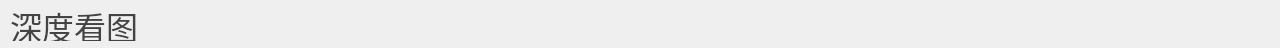
<?xml version="1.0" encoding="UTF-8"?>
<ui version="4.0">
 <class>TopMenu</class>
 <widget class="QWidget" name="TopMenu">
  <property name="geometry">
   <rect>
    <x>0</x>
    <y>0</y>
    <width>1280</width>
    <height>48</height>
   </rect>
  </property>
  <property name="windowTitle">
   <string>Form</string>
  </property>
  <widget class="QLabel" name="label">
   <property name="geometry">
    <rect>
     <x>0</x>
     <y>0</y>
     <width>1280</width>
     <height>48</height>
    </rect>
   </property>
   <property name="text">
    <string/>
   </property>
  </widget>
  <widget class="QLabel" name="label_title">
   <property name="geometry">
    <rect>
     <x>10</x>
     <y>10</y>
     <width>181</width>
     <height>31</height>
    </rect>
   </property>
   <property name="font">
    <font>
     <family>微软雅黑</family>
     <pointsize>24</pointsize>
     <weight>9</weight>
     <italic>false</italic>
     <bold>false</bold>
    </font>
   </property>
   <property name="styleSheet">
    <string notr="true">color: rgb(67, 67, 67);
font: 75 24pt &quot;微软雅黑&quot;;</string>
   </property>
   <property name="text">
    <string>深度看图</string>
   </property>
  </widget>
  <widget class="QLabel" name="label_edit">
   <property name="geometry">
    <rect>
     <x>1212</x>
     <y>0</y>
     <width>68</width>
     <height>48</height>
    </rect>
   </property>
   <property name="text">
    <string/>
   </property>
  </widget>
  <widget class="QLabel" name="label_view">
   <property name="geometry">
    <rect>
     <x>1144</x>
     <y>0</y>
     <width>68</width>
     <height>48</height>
    </rect>
   </property>
   <property name="text">
    <string/>
   </property>
  </widget>
  <widget class="QLabel" name="label_ret">
   <property name="geometry">
    <rect>
     <x>1076</x>
     <y>0</y>
     <width>68</width>
     <height>48</height>
    </rect>
   </property>
   <property name="text">
    <string/>
   </property>
  </widget>
 </widget>
 <resources/>
 <connections/>
</ui>
